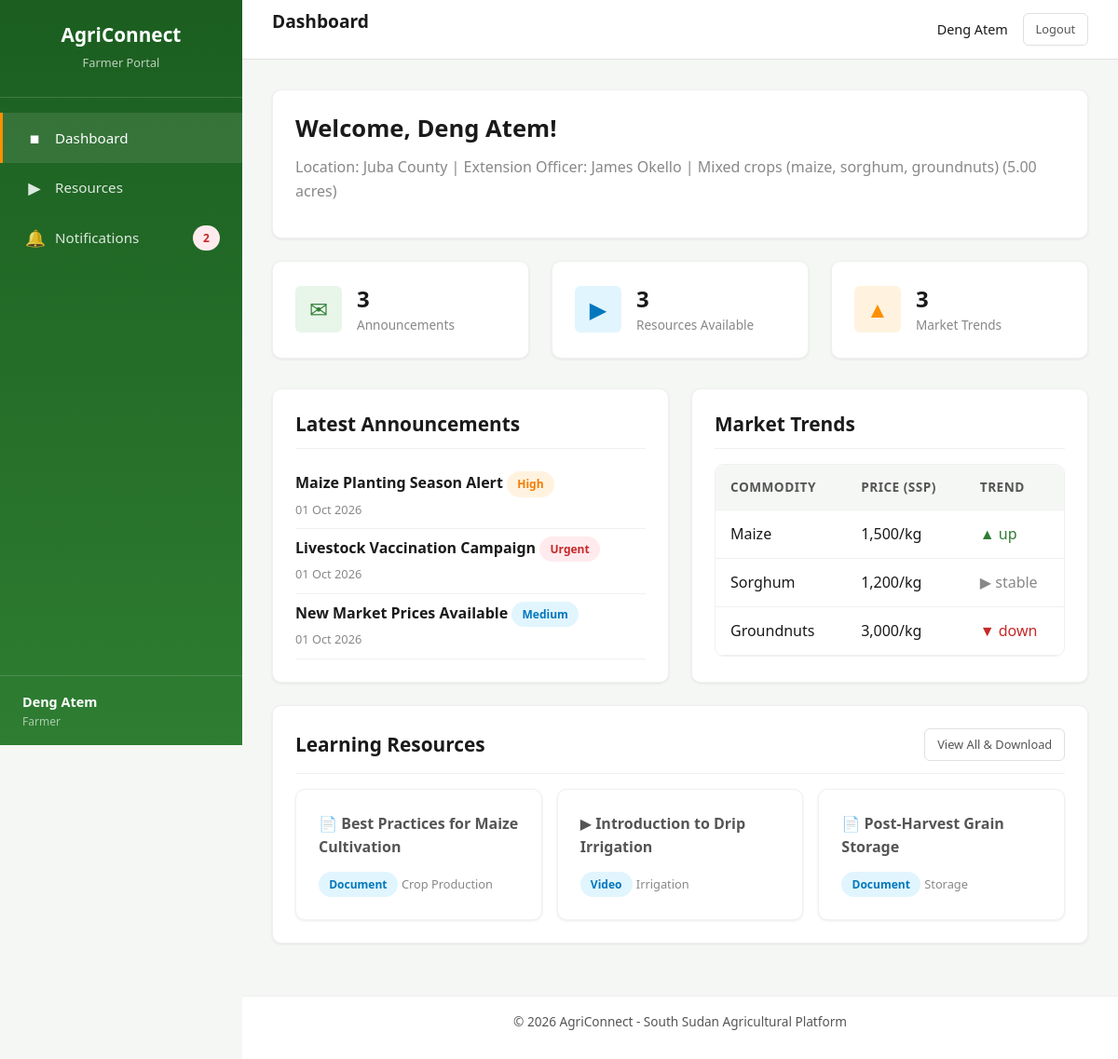
/frontend/farmer/dashboard.php (signed in), run on the app's committed database.
### tables this page shows
CREATE TABLE users (
    id INT AUTO_INCREMENT PRIMARY KEY,
    name VARCHAR(255) NOT NULL,
    email VARCHAR(255) NOT NULL UNIQUE,
    phone VARCHAR(50),
    password_hash VARCHAR(255) NOT NULL,
    role ENUM('admin', 'extension_officer', 'farmer', 'cooperative_leader') NOT NULL DEFAULT 'farmer',
    location_id INT DEFAULT NULL,
    status ENUM('active', 'inactive', 'suspended', 'pending') NOT NULL DEFAULT 'active',
    profile_photo VARCHAR(255) DEFAULT NULL,
    created_at TIMESTAMP DEFAULT CURRENT_TIMESTAMP,
    updated_at TIMESTAMP DEFAULT CURRENT_TIMESTAMP ON UPDATE CURRENT_TIMESTAMP,
    FOREIGN KEY (location_id) REFERENCES locations(id) ON DELETE SET NULL
);

CREATE TABLE farmers (
    id INT AUTO_INCREMENT PRIMARY KEY,
    user_id INT NOT NULL,
    location_id INT NOT NULL,
    farm_size DECIMAL(10,2) DEFAULT NULL,
    farm_size_unit ENUM('acres', 'hectares', 'square_meters') DEFAULT 'acres',
    farming_type VARCHAR(255) DEFAULT NULL,
    assigned_extension_officer_id INT DEFAULT NULL,
    created_at TIMESTAMP DEFAULT CURRENT_TIMESTAMP,
    FOREIGN KEY (user_id) REFERENCES users(id) ON DELETE CASCADE,
    FOREIGN KEY (location_id) REFERENCES locations(id) ON DELETE CASCADE,
    FOREIGN KEY (assigned_extension_officer_id) REFERENCES extension_officers(id) ON DELETE SET NULL
);

CREATE TABLE locations (
    id INT AUTO_INCREMENT PRIMARY KEY,
    name VARCHAR(255) NOT NULL,
    type ENUM('state', 'county', 'payam') NOT NULL DEFAULT 'state',
    parent_id INT DEFAULT NULL,
    created_at TIMESTAMP DEFAULT CURRENT_TIMESTAMP,
    FOREIGN KEY (parent_id) REFERENCES locations(id) ON DELETE SET NULL
);

CREATE TABLE announcements (
    id INT AUTO_INCREMENT PRIMARY KEY,
    title VARCHAR(255) NOT NULL,
    content TEXT NOT NULL,
    target_audience ENUM('all', 'farmers', 'cooperatives', 'specific_location') NOT NULL DEFAULT 'all',
    created_by INT NOT NULL,
    location_id INT DEFAULT NULL,
    priority ENUM('low', 'medium', 'high', 'urgent') NOT NULL DEFAULT 'medium',
    status ENUM('active', 'archived') NOT NULL DEFAULT 'active',
    created_at TIMESTAMP DEFAULT CURRENT_TIMESTAMP,
    FOREIGN KEY (created_by) REFERENCES extension_officers(id) ON DELETE CASCADE,
    FOREIGN KEY (location_id) REFERENCES locations(id) ON DELETE SET NULL
);

CREATE TABLE market_trends (
    id INT AUTO_INCREMENT PRIMARY KEY,
    commodity VARCHAR(255) NOT NULL,
    price DECIMAL(12,2) NOT NULL COMMENT 'Price in SSP',
    unit ENUM('kg', 'bag', 'crate', 'ton', 'piece', 'litre') NOT NULL DEFAULT 'kg',
    location_id INT NOT NULL,
    trend ENUM('up', 'down', 'stable') NOT NULL DEFAULT 'stable',
    recorded_date DATE NOT NULL,
    updated_by INT NOT NULL,
    created_at TIMESTAMP DEFAULT CURRENT_TIMESTAMP,
    FOREIGN KEY (location_id) REFERENCES locations(id) ON DELETE CASCADE,
    FOREIGN KEY (updated_by) REFERENCES extension_officers(id) ON DELETE CASCADE
);

CREATE TABLE resources (
    id INT AUTO_INCREMENT PRIMARY KEY,
    title VARCHAR(255) NOT NULL,
    description TEXT,
    type ENUM('video', 'document') NOT NULL,
    file_path VARCHAR(500) NOT NULL,
    uploaded_by INT NOT NULL,
    category VARCHAR(255) DEFAULT NULL,
    target_location_id INT DEFAULT NULL,
    status ENUM('active', 'archived') NOT NULL DEFAULT 'active',
    created_at TIMESTAMP DEFAULT CURRENT_TIMESTAMP,
    FOREIGN KEY (uploaded_by) REFERENCES extension_officers(id) ON DELETE CASCADE,
    FOREIGN KEY (target_location_id) REFERENCES locations(id) ON DELETE SET NULL
);

### backend/check_session.php (called while the page is built, shortened)
<?php
function requireLogin($allowedRoles = []) {
    $db = getDB();
    $stmt = $db->prepare("
        SELECT u.*, eo.id as extension_officer_id
        FROM users u
        LEFT JOIN extension_officers eo ON eo.user_id = u.id
        WHERE u.id = ? AND u.status = 'active'
    ");
    $stmt->execute([$_SESSION['user_id']]);
    $user = $stmt->fetch(PDO::FETCH_ASSOC);
    unset($user['password_hash']);
    return $user;
}
function e($text) {
    return htmlspecialchars($text ?? '', ENT_QUOTES, 'UTF-8');
}
function formatSSP($amount) {
    return number_format((float)$amount, 0, '.', ',');
}
function formatDate($dateStr) {
    return date('d M Y', strtotime($dateStr));
}
?>

### frontend/farmer/dashboard.php (the view, shortened to what this page needs)
<?php
require_once __DIR__ . '/../../backend/check_session.php';
$farmer = requireLogin(['farmer']);
$db = getDB();
$stmt = $db->prepare("
    SELECT f.*, l.name as location_name,
    (SELECT u.name FROM extension_officers eo JOIN users u ON u.id = eo.user_id WHERE eo.id = f.assigned_extension_officer_id) as officer_name
    FROM farmers f
    LEFT JOIN locations l ON l.id = f.location_id
    WHERE f.user_id = ?
");
$stmt->execute([$farmer['id']]);
$farmerInfo = $stmt->fetch(PDO::FETCH_ASSOC);
$locationId = $farmerInfo['location_id'] ?? $farmer['location_id'];
$stmt = $db->prepare("SELECT id, title, priority, created_at FROM announcements WHERE status = 'active' AND (location_id = ? OR target_audience = 'all' OR target_audience = 'farmers') ORDER BY created_at DESC LIMIT 10");
$stmt->execute([$locationId]);
$announcements = $stmt->fetchAll(PDO::FETCH_ASSOC);
$stmt = $db->prepare("SELECT id, title, type, category, created_at FROM resources WHERE status = 'active' AND (target_location_id = ? OR target_location_id IS NULL) ORDER BY created_at DESC LIMIT 10");
$stmt->execute([$locationId]);
$resources = $stmt->fetchAll(PDO::FETCH_ASSOC);
$stmt = $db->prepare("SELECT commodity, price, unit, trend, recorded_date FROM market_trends WHERE location_id = ? ORDER BY recorded_date DESC LIMIT 10");
$stmt->execute([$locationId]);
$trends = $stmt->fetchAll(PDO::FETCH_ASSOC);
$stmt = $db->prepare("SELECT COUNT(*) as c FROM notifications WHERE user_id = ? AND is_read = 0");
$stmt->execute([$farmer['id']]);
$unreadNotifs = $stmt->fetch()['c'];
?>
<!DOCTYPE html>
<html lang="en">
<head>
    <link rel="stylesheet" href="../assets/css/style.css">
</head>
<body>
    <div class="app-layout">
        <aside class="sidebar" id="sidebar">
            <div class="sidebar-header"><h2>AgriConnect</h2><span class="subtitle">Farmer Portal</span></div>
            <nav class="sidebar-nav">
                <a href="dashboard.php" class="active"><span class="nav-icon">&#9632;</span> Dashboard</a>
                <a href="resources.php"><span class="nav-icon">&#9654;</span> Resources</a>
                <a href="notifications.php"><span class="nav-icon">&#128276;</span> Notifications <?php if ($unreadNotifs > 0): ?><span class="badge badge-danger" style="margin-left:auto;"><?php echo $unreadNotifs; ?></span><?php endif; ?></a>
            </nav>
            <div class="sidebar-user">
                <div class="user-name"><?php echo e($farmer['name']); ?></div>
                <div class="user-role">Farmer</div>
            </div>
        </aside>
        <div class="main-content">
            <header class="top-header">
                <h1 class="page-title">Dashboard</h1>
                <div class="header-actions">
                    <span style="font-weight:500; font-size:0.9rem;"><?php echo e($farmer['name']); ?></span>
                    <a href="../logout.php" class="btn btn-outline btn-sm">Logout</a>
                </div>
            </header>
            <div class="content-area">
                <div class="card">
                    <h2>Welcome, <?php echo e($farmer['name']); ?>!</h2>
                    <p class="text-muted">
                        Location: <?php echo e($farmerInfo['location_name'] ?? 'N/A'); ?>
                        <?php if (!empty($farmerInfo['officer_name'])): ?>
                            | Extension Officer: <?php echo e($farmerInfo['officer_name']); ?>
                        <?php endif; ?>
                        <?php if (!empty($farmerInfo['farming_type'])): ?>
                            | <?php echo e($farmerInfo['farming_type']); ?>
                            <?php echo $farmerInfo['farm_size'] ? ' (' . $farmerInfo['farm_size'] . ' ' . $farmerInfo['farm_size_unit'] . ')' : ''; ?>
                        <?php endif; ?>
                    </p>
                </div>
                <div class="stats-grid">
                    <div class="stat-card">
                        <div class="stat-icon green">&#9993;</div>
                        <div class="stat-info"><h4><?php echo count($announcements); ?></h4><p>Announcements</p></div>
                    </div>
                    <div class="stat-card">
                        <div class="stat-icon blue">&#9654;</div>
                        <div class="stat-info"><h4><?php echo count($resources); ?></h4><p>Resources Available</p></div>
                    </div>
                    <div class="stat-card">
                        <div class="stat-icon orange">&#9650;</div>
                        <div class="stat-info"><h4><?php echo count($trends); ?></h4><p>Market Trends</p></div>
                    </div>
                </div>
                <div class="grid-2">
                    <div class="card">
                        <div class="card-header"><h3>Latest Announcements</h3></div>
                        <?php if (empty($announcements)): ?>
                            <div class="empty-state"><p>No announcements.</p></div>
                        <?php else: ?>
                            <?php foreach ($announcements as $a):
                                $pClass = $a['priority'] === 'urgent' ? 'badge-danger' : ($a['priority'] === 'high' ? 'badge-warning' : 'badge-info');
                            ?>
                                <div style="padding:0.5rem 0; border-bottom:1px solid #f0f0f0;">
                                    <strong><?php echo e($a['title']); ?></strong> <span class="badge <?php echo $pClass; ?>"><?php echo e($a['priority']); ?></span><br>
                                    <span class="text-muted" style="font-size:0.8rem;"><?php echo formatDate($a['created_at']); ?></span>
                                </div>
                            <?php endforeach; ?>
                        <?php endif; ?>
                    </div>
                    <div class="card">
                        <div class="card-header"><h3>Market Trends</h3></div>
                        <?php if (empty($trends)): ?>
                            <div class="empty-state"><p>No market trends available.</p></div>
                        <?php else: ?>
                            <div class="table-container"><table><thead><tr><th>Commodity</th><th>Price (SSP)</th><th>Trend</th></tr></thead><tbody>
                            <?php foreach ($trends as $t):
                                $trendClass = $t['trend'] === 'up' ? 'text-success' : ($t['trend'] === 'down' ? 'text-danger' : 'text-muted');
                                $trendIcon = $t['trend'] === 'up' ? '&#9650;' : ($t['trend'] === 'down' ? '&#9660;' : '&#9654;');
                            ?>
                                <tr><td><?php echo e($t['commodity']); ?></td><td><?php echo formatSSP($t['price']); ?>/<?php echo e($t['unit']); ?></td><td class="<?php echo $trendClass; ?>"><?php echo $trendIcon; ?> <?php echo e($t['trend']); ?></td></tr>
                            <?php endforeach; ?>
                            </tbody></table></div>
                        <?php endif; ?>
                    </div>
                </div>
                <div class="card">
                    <div class="card-header">
                        <h3>Learning Resources</h3>
                        <a href="resources.php" class="btn btn-outline btn-sm">View All & Download</a>
                    </div>
                    <?php if (empty($resources)): ?>
                        <div class="empty-state"><p>No resources available.</p></div>
                    <?php else: ?>
                        <div class="d-flex gap-2" style="flex-wrap:wrap;">
                            <?php foreach ($resources as $r):
                                $icon = $r['type'] === 'video' ? '&#9654;' : '&#128196;';
                            ?>
                                <div class="card" style="flex:1; min-width:200px; margin-bottom:0;">
                                    <p><?php echo $icon; ?> <strong><?php echo e($r['title']); ?></strong></p>
                                    <span class="badge badge-info"><?php echo e($r['type']); ?></span>
                                    <span class="text-muted" style="font-size:0.8rem;"><?php echo e($r['category'] ?? ''); ?></span>
                                </div>
                            <?php endforeach; ?>
                        </div>
                    <?php endif; ?>
                </div>
            </div>
            <footer class="app-footer"><p>&copy; 2026 AgriConnect - South Sudan Agricultural Platform</p></footer>
        </div>
    </div>
</body>
</html>

### data on the page
users: name "Deng Atem"
farmers: location.name "Juba County", farming_type "Mixed crops (maize, sorghum, groundnuts)", farm_size "5.00", farm_size_unit "acres"
announcements: title "Maize Planting Season Alert", priority "High", created_at "01 Oct 2026"
announcements: title "Livestock Vaccination Campaign", priority "Urgent", created_at "01 Oct 2026"
announcements: title "New Market Prices Available", priority "Medium", created_at "01 Oct 2026"
market_trends: commodity "Maize", price "1,500", unit "kg", trend "▲", trend "up"
market_trends: commodity "Sorghum", price "1,200", unit "kg", trend "▶", trend "stable"
market_trends: commodity "Groundnuts", price "3,000", unit "kg", trend "▼", trend "down"
resources: type "📄", title "Best Practices for Maize Cultivation", type "Document", category "Crop Production"
resources: type "▶", title "Introduction to Drip Irrigation", type "Video", category "Irrigation"
resources: type "📄", title "Post-Harvest Grain Storage", type "Document", category "Storage"

### other printed values
$unreadNotifs "2"
$farmerInfo['officer_name'] "James Okello"
count($announcements) "3"
count($resources) "3"
count($trends) "3"
